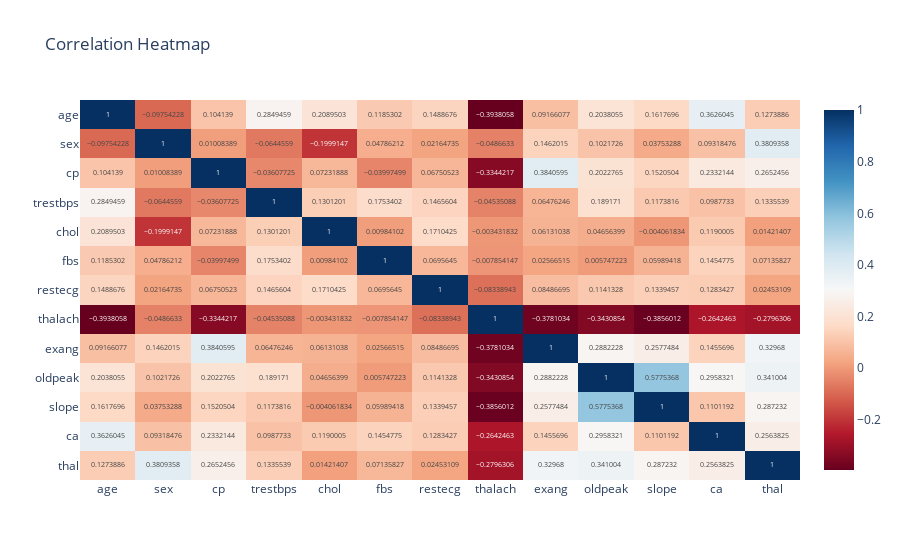

This figure's notebook cell:
### Markdown cell above
<h2> Data Understanding </h2>

### Code cell
# Import plotly
#import plotly as px

# Summary statistics 
X.describe()

# Correlation heatmap
correlation_matrix = X.corr()
heatmapFig = px.imshow(correlation_matrix, text_auto = True,
                color_continuous_scale='RdBu', aspect='auto', title="Correlation Heatmap")
heatmapFig.show()

### Figure 1 — Plotly figure (JSON) as saved in the notebook; plotly's stock layout.template omitted (floating-point values rounded to 4 significant figures; data arrays with more than 128 entries replaced by an {"elided": "..."} marker saying what was removed)
{"data": [{"coloraxis": "coloraxis", "hovertemplate": "x: %{x}<br>y: %{y}<br>color: %{z}<extra></extra>", "name": "0", "texttemplate": "%{z}", "type": "heatmap", "x": ["age", "sex", "cp", "trestbps", "chol", "fbs", "restecg", "thalach", "exang", "oldpeak", "slope", "ca", "thal"], "xaxis": "x", "y": ["age", "sex", "cp", "trestbps", "chol", "fbs", "restecg", "thalach", "exang", "oldpeak", "slope", "ca", "thal"], "yaxis": "y", "z": {"elided": "13x13 float values"}}], "layout": {"coloraxis": {"colorscale": [[0, "rgb(103,0,31)"], [0.1, "rgb(178,24,43)"], [0.2, "rgb(214,96,77)"], [0.3, "rgb(244,165,130)"], [0.4, "rgb(253,219,199)"], [0.5, "rgb(247,247,247)"], [0.6, "rgb(209,229,240)"], [0.7, "rgb(146,197,222)"], [0.8, "rgb(67,147,195)"], [0.9, "rgb(33,102,172)"], [1, "rgb(5,48,97)"]]}, "title": {"text": "Correlation Heatmap"}, "xaxis": {"anchor": "y", "domain": [0, 1]}, "yaxis": {"anchor": "x", "autorange": "reversed", "domain": [0, 1]}}}
